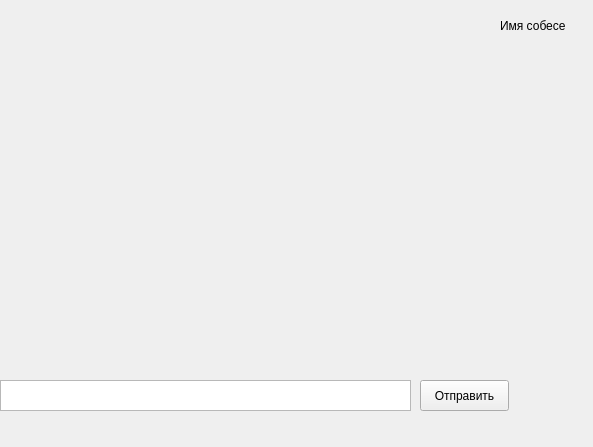
<?xml version="1.0" encoding="UTF-8"?>
<ui version="4.0">
 <class>Form</class>
 <widget class="QWidget" name="Form">
  <property name="geometry">
   <rect>
    <x>0</x>
    <y>0</y>
    <width>593</width>
    <height>447</height>
   </rect>
  </property>
  <property name="windowTitle">
   <string>Form</string>
  </property>
  <widget class="QTextEdit" name="message_field">
   <property name="geometry">
    <rect>
     <x>0</x>
     <y>380</y>
     <width>411</width>
     <height>31</height>
    </rect>
   </property>
  </widget>
  <widget class="QPushButton" name="send_button">
   <property name="geometry">
    <rect>
     <x>420</x>
     <y>380</y>
     <width>89</width>
     <height>31</height>
    </rect>
   </property>
   <property name="text">
    <string>Отправить</string>
   </property>
  </widget>
  <widget class="QWidget" name="verticalLayoutWidget">
   <property name="geometry">
    <rect>
     <x>0</x>
     <y>10</y>
     <width>501</width>
     <height>351</height>
    </rect>
   </property>
   <layout class="QVBoxLayout" name="verticalLayout">
    <property name="spacing">
     <number>1</number>
    </property>
   </layout>
  </widget>
  <widget class="QLabel" name="companion_label">
   <property name="geometry">
    <rect>
     <x>500</x>
     <y>10</y>
     <width>91</width>
     <height>31</height>
    </rect>
   </property>
   <property name="text">
    <string>Имя собесе</string>
   </property>
  </widget>
 </widget>
 <resources/>
 <connections/>
</ui>
